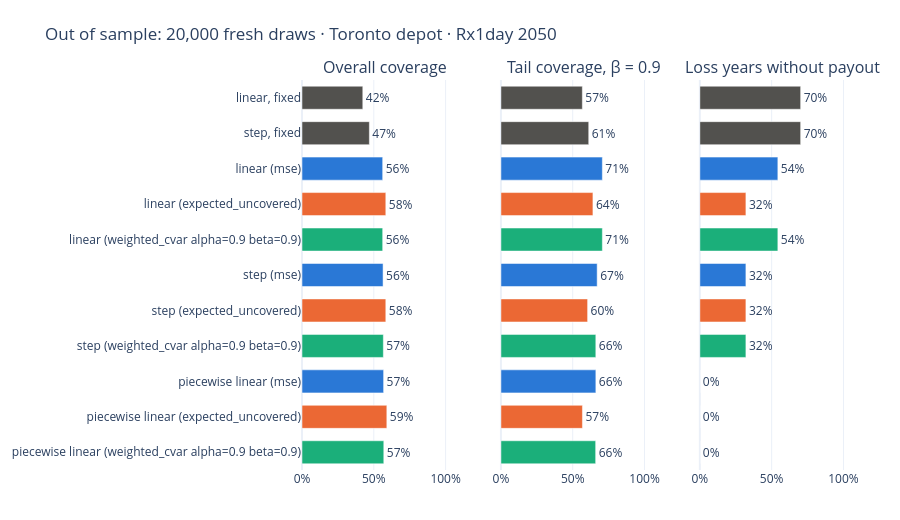

Notebook source saved alongside this figure:
### Markdown cell above
The same out-of-sample metrics as bars, one panel per measure. Bars of one colour share an objective; grey bars are the fixed covers.

### Code cell
PANELS = [("coverage_ratio", "Overall coverage"), ("tail_coverage_b0_9", "Tail coverage, β = 0.9"),
          ("false_negative_rate_l0", "Loss years without payout")]
labels = list(comparison.index)
fig = make_subplots(rows=1, cols=3, shared_yaxes=True, horizontal_spacing=0.06,
                    subplot_titles=[title for _, title in PANELS])
for column, (metric, _) in enumerate(PANELS, start=1):
    fig.add_trace(go.Bar(
        x=comparison[metric], y=labels, orientation="h", marker_color=[colour(label) for label in labels],
        text=[f"{value:.0%}" for value in comparison[metric]], textposition="outside", cliponaxis=False,
        hovertemplate="%{y}: %{x:.1%}<extra></extra>", showlegend=False,
    ), row=1, col=column)
    fig.update_xaxes(tickformat=".0%", range=[0, 1.15], row=1, col=column)
fig.update_yaxes(autorange="reversed")
fig.update_layout(height=520, bargap=0.35, margin=dict(l=270, r=35, t=80, b=50),
                  title=f"Out of sample: 20,000 fresh draws · {ASSET['asset_id']} · Rx1day {HORIZON}")
fig.show()

### Figure 1 — Plotly figure (JSON) as saved in the notebook; plotly's stock layout.template omitted (floating-point values rounded to 4 significant figures)
{"data": [{"cliponaxis": false, "hovertemplate": "%{y}: %{x:.1%}<extra></extra>", "marker": {"color": ["#52514e", "#52514e", "#2a78d6", "#eb6834", "#1baf7a", "#2a78d6", "#eb6834", "#1baf7a", "#2a78d6", "#eb6834", "#1baf7a"]}, "orientation": "h", "showlegend": false, "text": ["42%", "47%", "56%", "58%", "56%", "56%", "58%", "57%", "57%", "59%", "57%"], "textposition": "outside", "type": "bar", "x": [0.4233, 0.469, 0.5618, 0.5836, 0.5618, 0.5645, 0.5836, 0.5665, 0.5683, 0.5907, 0.5695], "xaxis": "x", "y": ["linear, fixed", "step, fixed", "linear (mse)", "linear (expected_uncovered)", "linear (weighted_cvar alpha=0.9 beta=0.9)", "step (mse)", "step (expected_uncovered)", "step (weighted_cvar alpha=0.9 beta=0.9)", "piecewise linear (mse)", "piecewise linear (expected_uncovered)", "piecewise linear (weighted_cvar alpha=0.9 beta=0.9)"], "yaxis": "y"}, {"cliponaxis": false, "hovertemplate": "%{y}: %{x:.1%}<extra></extra>", "marker": {"color": ["#52514e", "#52514e", "#2a78d6", "#eb6834", "#1baf7a", "#2a78d6", "#eb6834", "#1baf7a", "#2a78d6", "#eb6834", "#1baf7a"]}, "orientation": "h", "showlegend": false, "text": ["57%", "61%", "71%", "64%", "71%", "67%", "60%", "66%", "66%", "57%", "66%"], "textposition": "outside", "type": "bar", "x": [0.5669, 0.6114, 0.7063, 0.6406, 0.7063, 0.6702, 0.6036, 0.6607, 0.661, 0.5676, 0.6596], "xaxis": "x2", "y": ["linear, fixed", "step, fixed", "linear (mse)", "linear (expected_uncovered)", "linear (weighted_cvar alpha=0.9 beta=0.9)", "step (mse)", "step (expected_uncovered)", "step (weighted_cvar alpha=0.9 beta=0.9)", "piecewise linear (mse)", "piecewise linear (expected_uncovered)", "piecewise linear (weighted_cvar alpha=0.9 beta=0.9)"], "yaxis": "y2"}, {"cliponaxis": false, "hovertemplate": "%{y}: %{x:.1%}<extra></extra>", "marker": {"color": ["#52514e", "#52514e", "#2a78d6", "#eb6834", "#1baf7a", "#2a78d6", "#eb6834", "#1baf7a", "#2a78d6", "#eb6834", "#1baf7a"]}, "orientation": "h", "showlegend": false, "text": ["70%", "70%", "54%", "32%", "54%", "32%", "32%", "32%", "0%", "0%", "0%"], "textposition": "outside", "type": "bar", "x": [0.7018, 0.7018, 0.5431, 0.3207, 0.5431, 0.3207, 0.3207, 0.3207, 0.0, 0.0, 0.0], "xaxis": "x3", "y": ["linear, fixed", "step, fixed", "linear (mse)", "linear (expected_uncovered)", "linear (weighted_cvar alpha=0.9 beta=0.9)", "step (mse)", "step (expected_uncovered)", "step (weighted_cvar alpha=0.9 beta=0.9)", "piecewise linear (mse)", "piecewise linear (expected_uncovered)", "piecewise linear (weighted_cvar alpha=0.9 beta=0.9)"], "yaxis": "y3"}], "layout": {"annotations": [{"font": {"size": 16}, "showarrow": false, "text": "Overall coverage", "x": 0.1467, "xanchor": "center", "xref": "paper", "y": 1.0, "yanchor": "bottom", "yref": "paper"}, {"font": {"size": 16}, "showarrow": false, "text": "Tail coverage, β = 0.9", "x": 0.5, "xanchor": "center", "xref": "paper", "y": 1.0, "yanchor": "bottom", "yref": "paper"}, {"font": {"size": 16}, "showarrow": false, "text": "Loss years without payout", "x": 0.8533, "xanchor": "center", "xref": "paper", "y": 1.0, "yanchor": "bottom", "yref": "paper"}], "bargap": 0.35, "height": 520, "margin": {"b": 50, "l": 270, "r": 35, "t": 80}, "title": {"text": "Out of sample: 20,000 fresh draws · Toronto depot · Rx1day 2050"}, "xaxis": {"anchor": "y", "domain": [0.0, 0.2933], "range": [0, 1.15], "tickformat": ".0%"}, "xaxis2": {"anchor": "y2", "domain": [0.3533, 0.6467], "range": [0, 1.15], "tickformat": ".0%"}, "xaxis3": {"anchor": "y3", "domain": [0.7067, 1.0], "range": [0, 1.15], "tickformat": ".0%"}, "yaxis": {"anchor": "x", "autorange": "reversed", "domain": [0.0, 1.0]}, "yaxis2": {"anchor": "x2", "autorange": "reversed", "domain": [0.0, 1.0], "matches": "y", "showticklabels": false}, "yaxis3": {"anchor": "x3", "autorange": "reversed", "domain": [0.0, 1.0], "matches": "y", "showticklabels": false}}}
